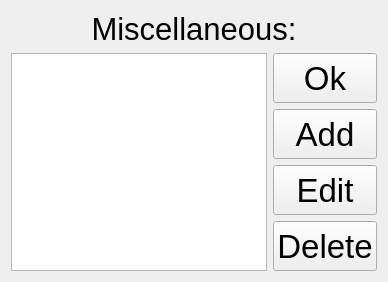
              <widget class="QWidget" name="serviceMarksMiscPage">
               <layout class="QVBoxLayout" name="verticalLayout_63">
                <item>
                 <widget class="QLabel" name="label_71">
                  <property name="maximumSize">
                   <size>
                    <width>16777215</width>
                    <height>50</height>
                   </size>
                  </property>
                  <property name="font">
                   <font>
                    <pointsize>23</pointsize>
                   </font>
                  </property>
                  <property name="autoFillBackground">
                   <bool>false</bool>
                  </property>
                  <property name="frameShape">
                   <enum>QFrame::NoFrame</enum>
                  </property>
                  <property name="text">
                   <string>Miscellaneous:</string>
                  </property>
                  <property name="alignment">
                   <set>Qt::AlignCenter</set>
                  </property>
                 </widget>
                </item>
                <item>
                 <layout class="QHBoxLayout" name="horizontalLayout_60">
                  <item>
                   <widget class="QListWidget" name="serviceMarksMiscList">
                    <property name="palette">
                     <palette>
                      <active>
                       <colorrole role="Highlight">
                        <brush brushstyle="SolidPattern">
                         <color alpha="255">
                          <red>0</red>
                          <green>0</green>
                          <blue>0</blue>
                         </color>
                        </brush>
                       </colorrole>
                      </active>
                      <inactive>
                       <colorrole role="Highlight">
                        <brush brushstyle="SolidPattern">
                         <color alpha="255">
                          <red>0</red>
                          <green>0</green>
                          <blue>0</blue>
                         </color>
                        </brush>
                       </colorrole>
                      </inactive>
                      <disabled>
                       <colorrole role="Highlight">
                        <brush brushstyle="SolidPattern">
                         <color alpha="255">
                          <red>145</red>
                          <green>141</green>
                          <blue>126</blue>
                         </color>
                        </brush>
                       </colorrole>
                      </disabled>
                     </palette>
                    </property>
                    <property name="font">
                     <font>
                      <pointsize>25</pointsize>
                     </font>
                    </property>
                    <property name="focusPolicy">
                     <enum>Qt::NoFocus</enum>
                    </property>
                    <property name="spacing">
                     <number>6</number>
                    </property>
                    <property name="gridSize">
                     <size>
                      <width>0</width>
                      <height>50</height>
                     </size>
                    </property>
                    <property name="modelColumn">
                     <number>0</number>
                    </property>
                   </widget>
                  </item>
                  <item>
                   <layout class="QVBoxLayout" name="verticalLayout_62">
                    <item>
                     <widget class="QPushButton" name="serviceMarksMiscOkButton">
                      <property name="minimumSize">
                       <size>
                        <width>0</width>
                        <height>50</height>
                       </size>
                      </property>
                      <property name="font">
                       <font>
                        <pointsize>25</pointsize>
                       </font>
                      </property>
                      <property name="focusPolicy">
                       <enum>Qt::NoFocus</enum>
                      </property>
                      <property name="text">
                       <string>Ok</string>
                      </property>
                     </widget>
                    </item>
                    <item>
                     <widget class="QPushButton" name="serviceMarksMiscAddButton">
                      <property name="minimumSize">
                       <size>
                        <width>0</width>
                        <height>50</height>
                       </size>
                      </property>
                      <property name="font">
                       <font>
                        <pointsize>25</pointsize>
                       </font>
                      </property>
                      <property name="focusPolicy">
                       <enum>Qt::NoFocus</enum>
                      </property>
                      <property name="text">
                       <string>Add</string>
                      </property>
                     </widget>
                    </item>
                    <item>
                     <widget class="QPushButton" name="serviceMarksMiscEditButton">
                      <property name="minimumSize">
                       <size>
                        <width>0</width>
                        <height>50</height>
                       </size>
                      </property>
                      <property name="font">
                       <font>
                        <pointsize>25</pointsize>
                       </font>
                      </property>
                      <property name="focusPolicy">
                       <enum>Qt::NoFocus</enum>
                      </property>
                      <property name="text">
                       <string>Edit</string>
                      </property>
                     </widget>
                    </item>
                    <item>
                     <widget class="QPushButton" name="serviceMarksMiscDeleteButton">
                      <property name="minimumSize">
                       <size>
                        <width>0</width>
                        <height>50</height>
                       </size>
                      </property>
                      <property name="font">
                       <font>
                        <pointsize>25</pointsize>
                       </font>
                      </property>
                      <property name="focusPolicy">
                       <enum>Qt::NoFocus</enum>
                      </property>
                      <property name="text">
                       <string>Delete</string>
                      </property>
                     </widget>
                    </item>
                   </layout>
                  </item>
                 </layout>
                </item>
               </layout>
              </widget>
